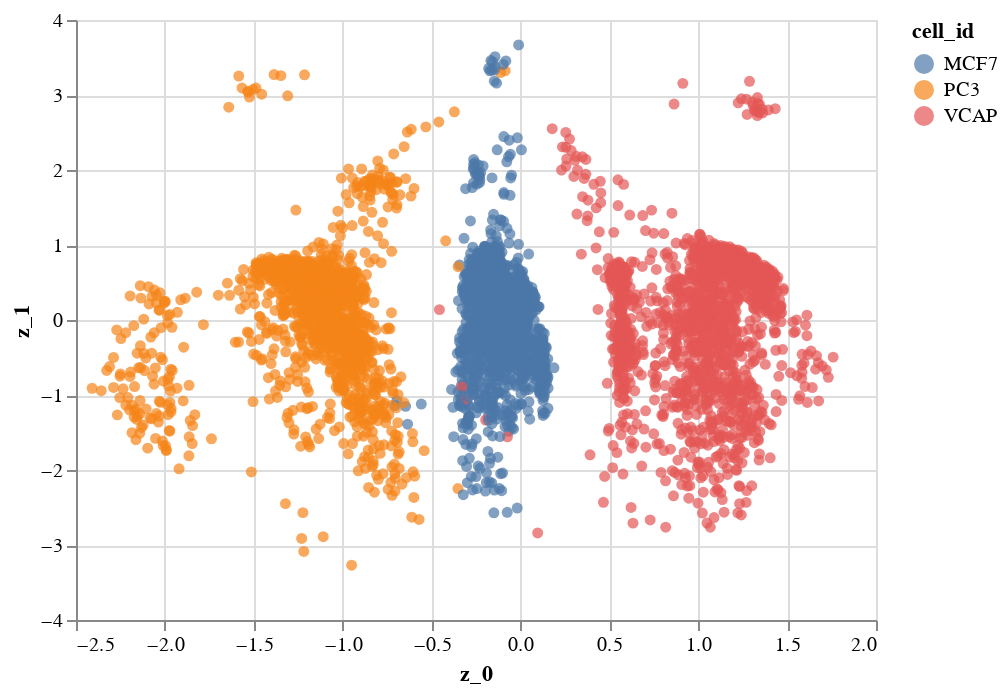

The notebook cell saved with this chart:
### Code cell
plot_results(encoder=vae.encoder, dataset=vae.test, meta_field="cell_id").interactive()

### Figure 1 — Vega-Lite specification as saved in the notebook (floating-point values rounded to 4 significant figures; data arrays with more than 128 entries replaced by an {"elided": "..."} marker saying what was removed)
{"$schema": "https://vega.github.io/schema/vega-lite/v3.3.0.json", "config": {"mark": {"tooltip": null}, "view": {"height": 300, "width": 400}}, "data": {"name": "data-e88ff3bda3894be0998f52e27597c573"}, "datasets": {"data-e88ff3bda3894be0998f52e27597c573": {"elided": "5000 records"}}, "encoding": {"color": {"field": "cell_id", "type": "nominal"}, "x": {"field": "z_0", "type": "quantitative"}, "y": {"field": "z_1", "type": "quantitative"}}, "mark": "circle", "selection": {"selector002": {"bind": "scales", "encodings": ["x", "y"], "type": "interval"}}}
